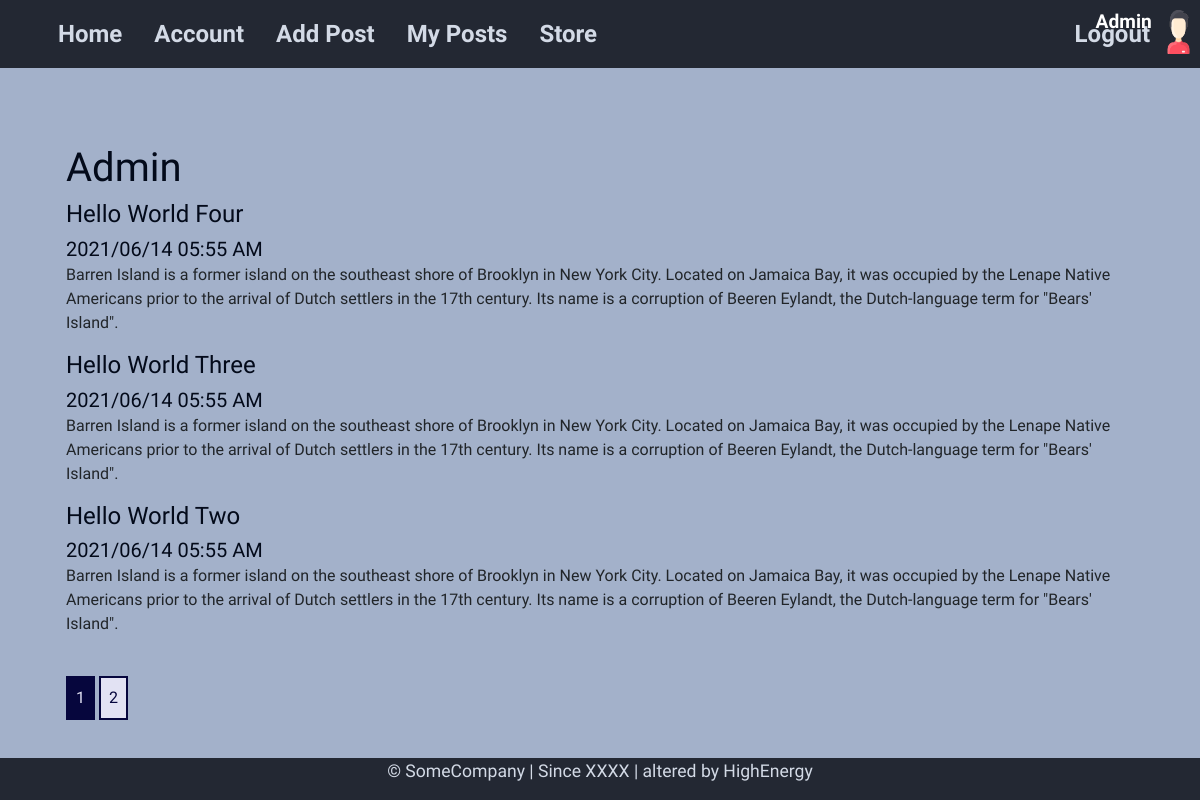
The app's page /post/1 (signed in) with its own data.
### models.py (models this page shows, shortened)
class User(db.Model, UserMixin):
    __tablename__ = 'user'
    id = db.Column(db.Integer, primary_key=True)
    username = db.Column(db.String(20), index=True, unique=True, nullable=False)
    email = db.Column(db.String(64), index=True, unique=True, nullable=False)
    hashed_password = db.Column(db.String(32), index=True, nullable=False)
    profile_picture = db.Column(db.String(20), nullable=False)
    gender = db.Column(db.String(10), nullable=False)
    joined_time = db.Column(db.DateTime, default=datetime.utcnow, nullable=False)
    coins = db.Column(db.Integer, index=True, nullable=False)
    user_post = db.relationship('Post', backref='user', cascade='all, delete, delete-orphan', lazy=True)
    emojis = db.relationship('Emoji', secondary=collection, backref=db.backref('users'))

class Post(db.Model):
    __tablename__ = 'post'
    id = db.Column(db.Integer, primary_key=True)
    title = db.Column(db.String(80), index=True, nullable=False)
    date_posted = db.Column(db.DateTime, default=datetime.utcnow, nullable=False)
    text = db.Column(db.Text, index=True, nullable=False)
    user_id = db.Column(db.Integer, db.ForeignKey('user.id', ondelete='cascade'), nullable=False)

### routes.py (the view)
@myApp.route('/post/<int:user_id>')
def user_post(user_id):
    page = request.args.get('page', 1, type=int)
    user = User.query.filter_by(id=user_id).first_or_404()
    posts = Post.query.filter_by(user=user).order_by(Post.date_posted.desc()).paginate(page=page, per_page=3)
    return render_template('user_post.html', title=f'Posts by {user.username}', user=user, posts=posts)

### models.py (called while the page is built)
@login_manager.user_loader
def load_user(user_id):
    return User.query.get(user_id)

### templates/user_post.html
{% extends 'base.html' %}
{% block content %}
    <div class="container">
        {% if current_user.username == user.username %}
            <h1>{{ user.username | title }}</h1>
        {% else %}
            <h1>Posts of {{ user.username | title }}</h1>
        {% endif %}
        {% for post in posts.items %}
            <article>
                <h4>{{ post.title }}</h4>
                <h5>{{ post.date_posted.strftime('%Y/%m/%d %I:%M %p') }}</h5>
                <p>{{ post.text }}</p>
            </article>
        {% endfor %}
        {% for page_num in posts.iter_pages() %}
            {% if page_num %}
                {% if posts.page == page_num %}
                    <a class="inline-links current" href="{{ url_for('user_post', user_id=user.id, page=pag_num) }}">{{ page_num }}</a>
                {% else %}
                    <a class="inline-links" href="{{ url_for('user_post', user_id=user.id, page=page_num) }}">{{ page_num }}</a>
                {% endif %}
            {% else %}
                ...
            {% endif %}
        {% endfor %}
    </div>
{% endblock %}

### templates/base.html (shortened to what this page needs)
<!DOCTYPE html>
<html lang="en">
<head>
    <link rel="stylesheet" href="{{ url_for('static', filename='bootstrap.min.css') }}">
    <link rel="stylesheet" href="{{ url_for('static', filename='styles.css') }}">
</head>
<body>
    <header class="container">
        <nav class="navbar navbar-expand-md nav-bg fixed-top">
            <div class="container">
                <div class="collapse navbar-collapse">
                    {% if current_user.is_authenticated %}
                        <a class="nav-link" href="{{ url_for('home') }}">Home</a>
                        <a class="nav-link" href="{{ url_for('account') }}">Account</a>
                        <a class="nav-link" href="{{ url_for('createPost') }}">Add Post</a>
                        <a class="nav-link" href="{{ url_for('ownedPost') }}">My Posts</a>
                        <a class="nav-link" href="{{ url_for('smile_store') }}">Store</a>
                    {% else %}
                        <a class="nav-link" href="{{ url_for('home') }}">Home</a>
                        <a class="nav-link" href="{{ url_for('about') }}">About</a>
                    {% endif %}
                </div>
                <div class="navbar-nav">
                    {% if current_user.is_authenticated %}
                        <a class="nav-link" href="{{ url_for('logout') }}">Logout</a>
                    {% else %}
                        <a class="nav-link" href="{{ url_for('login') }}">Login</a>
                        <a class="nav-link" href="{{ url_for('register') }}">Register</a>
                    {% endif %}
                </div>
                {% if current_user.is_authenticated %}
                    <div class="profile-container">
                        <img class="img-right" src="{{ url_for('static', filename='profile_pics/' + current_user.profile_picture) }}" alt="Not available">
                        <h3 class="name-right">{{ current_user.username | title }}</h3>
                    </div>
                {% endif %}
            </div>
        </nav>
    </header>
    <main class="container">
        <div class="container msg-flashes">
        </div>
        <div class="container">
            {% block content %}{% endblock %}
        </div>
    </main>
    <footer class="fixed-bottom">
        <div class="text-center">
            <p class="p-font">&copy; SomeCompany | <span>Since XXXX</span> | altered by HighEnergy</p>
        </div>
    </footer>
</body>
</html>

### static/styles.css (style rules this page uses)
body { background-color: #a3b1ca; font-family: 'Cairo', sans-serif; }
header { margin-bottom: 4em; font-size: 1.5em; }
footer { background-color: #232833; margin-top: 4em; width: 100%; }
h1, h2, h3, h4, h5, h6 { color: #030a1a; }
a { text-decoration: none; }
.msg-flashes { text-align: center; position: relative; height: 6vh; }
.nav-bg { background-color: #232833; }
.container .nav-link { color: #d3dae6; font-weight: bold; transition-property: color; transition-duration: 0.4s; transition-timing-function: ease-out; }
.p-font { font-size: 1.1em; color: #d3dae6; }
.inline-links { margin-top: 1.5em; display: inline-block; color: #06063d; border: 2px solid #06063d; background-color: #e2e2f3; padding: 0.5rem; }
.profile-container { padding: 5px; text-align: right; position: absolute; width: 12%; height: 100%; right: 0; top: 0; }
.name-right { padding: 5px; position: absolute; font-weight: bold; font-size: 0.8em; left: 0; width: 70%; height: 100%; color: #ffffff; }
.img-right { padding: 5px; position: absolute; right: 0; height: 80%; width: 30%; }
.current { background-color: #06063d; color: #e2e2f3; }
.media > #base-info > h3, h5 { display: inline; padding-right: 1.8rem; }

### records on screen
User: profile_picture (picture), username "Admin"
Post: title "Hello World Four", date_posted "2021/06/14 05:55 AM", text "Barren Island is a former island on the southeast shore of Brooklyn in New York City. Located on Jamaica Bay, it was occupied by the Lenape Native Americans prior to the arrival of Dutch settlers in the 17th century. Its name is a corruption of Beeren Eylandt, the Dutch-language term for \"Bears' Island\"."
Post: title "Hello World Three", date_posted "2021/06/14 05:55 AM", text "Barren Island is a former island on the southeast shore of Brooklyn in New York City. Located on Jamaica Bay, it was occupied by the Lenape Native Americans prior to the arrival of Dutch settlers in the 17th century. Its name is a corruption of Beeren Eylandt, the Dutch-language term for \"Bears' Island\"."
Post: title "Hello World Two", date_posted "2021/06/14 05:55 AM", text "Barren Island is a former island on the southeast shore of Brooklyn in New York City. Located on Jamaica Bay, it was occupied by the Lenape Native Americans prior to the arrival of Dutch settlers in the 17th century. Its name is a corruption of Beeren Eylandt, the Dutch-language term for \"Bears' Island\"."

### other values on screen
{{ page_num }} "1"
{{ page_num }} "2"
